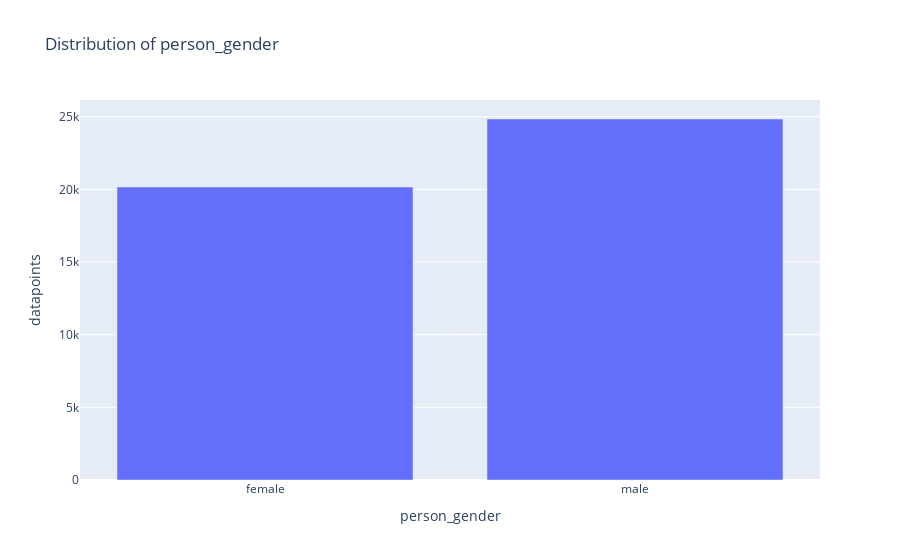

Notebook code for this chart:
### Code cell
plot_distribution(df1,"person_gender")

### Figure 1 — Plotly figure (JSON) as saved in the notebook; plotly's stock layout.template omitted (floating-point values rounded to 4 significant figures)
{"data": [{"hovertemplate": "person_gender=%{x}<br>datapoints=%{y}<extra></extra>", "legendgroup": "", "marker": {"color": "#636efa", "pattern": {"shape": ""}}, "name": "", "orientation": "v", "showlegend": false, "textposition": "auto", "type": "bar", "x": ["female", "male"], "xaxis": "x", "y": [20159, 24841], "yaxis": "y"}], "layout": {"barmode": "relative", "legend": {"tracegroupgap": 0}, "title": {"text": "Distribution of person_gender"}, "xaxis": {"anchor": "y", "domain": [0, 1], "title": {"text": "person_gender"}}, "yaxis": {"anchor": "x", "domain": [0, 1], "title": {"text": "datapoints"}}}}
